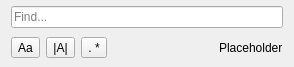
<?xml version="1.0" encoding="UTF-8"?>
<ui version="4.0">
 <class>QuickFindWidget</class>
 <widget class="QFrame" name="QuickFindWidget">
  <property name="geometry">
   <rect>
    <x>0</x>
    <y>0</y>
    <width>294</width>
    <height>67</height>
   </rect>
  </property>
  <property name="focusPolicy">
   <enum>Qt::ClickFocus</enum>
  </property>
  <property name="windowTitle">
   <string>Frame</string>
  </property>
  <property name="autoFillBackground">
   <bool>true</bool>
  </property>
  <layout class="QVBoxLayout" name="verticalLayout">
   <property name="topMargin">
    <number>6</number>
   </property>
   <property name="bottomMargin">
    <number>6</number>
   </property>
   <item>
    <widget class="QLineEdit" name="lineEdit">
     <property name="placeholderText">
      <string>Find...</string>
     </property>
     <property name="clearButtonEnabled">
      <bool>true</bool>
     </property>
    </widget>
   </item>
   <item>
    <layout class="QHBoxLayout" name="horizontalLayout">
     <item>
      <widget class="QToolButton" name="buttonMatchCase">
       <property name="toolTip">
        <string>Match case</string>
       </property>
       <property name="text">
        <string>Aa</string>
       </property>
       <property name="checkable">
        <bool>true</bool>
       </property>
      </widget>
     </item>
     <item>
      <widget class="QToolButton" name="buttonWholeWord">
       <property name="toolTip">
        <string>Match whole word</string>
       </property>
       <property name="text">
        <string>|A|</string>
       </property>
       <property name="checkable">
        <bool>true</bool>
       </property>
      </widget>
     </item>
     <item>
      <widget class="QToolButton" name="buttonRegexp">
       <property name="toolTip">
        <string>Use regular expression</string>
       </property>
       <property name="text">
        <string>. *</string>
       </property>
       <property name="shortcut">
        <string notr="true">Alt+E</string>
       </property>
       <property name="checkable">
        <bool>true</bool>
       </property>
      </widget>
     </item>
     <item>
      <spacer name="horizontalSpacer">
       <property name="orientation">
        <enum>Qt::Horizontal</enum>
       </property>
       <property name="sizeHint" stdset="0">
        <size>
         <width>40</width>
         <height>20</height>
        </size>
       </property>
      </spacer>
     </item>
     <item>
      <widget class="QLabel" name="lblInfo">
       <property name="frameShape">
        <enum>QFrame::NoFrame</enum>
       </property>
       <property name="text">
        <string notr="true">Placeholder</string>
       </property>
       <property name="textFormat">
        <enum>Qt::PlainText</enum>
       </property>
       <property name="textInteractionFlags">
        <set>Qt::NoTextInteraction</set>
       </property>
      </widget>
     </item>
    </layout>
   </item>
  </layout>
 </widget>
 <resources/>
 <connections/>
</ui>
